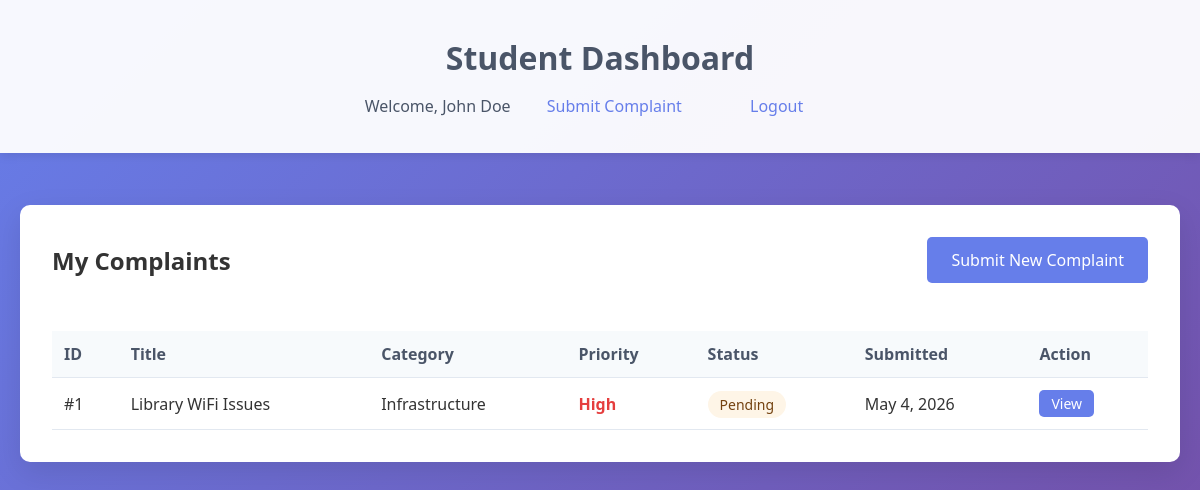
Screenshot of /student_dashboard.php (signed in) with the database file from the repository.
### tables this page shows
CREATE TABLE IF NOT EXISTS complaints (
    id INT AUTO_INCREMENT PRIMARY KEY,
    student_id INT NOT NULL,
    title VARCHAR(200) NOT NULL,
    description TEXT NOT NULL,
    category VARCHAR(50) NOT NULL,
    priority ENUM('Low', 'Medium', 'High') DEFAULT 'Medium',
    status ENUM('Pending', 'In Progress', 'Resolved', 'Closed') DEFAULT 'Pending',
    created_at TIMESTAMP DEFAULT CURRENT_TIMESTAMP,
    updated_at TIMESTAMP DEFAULT CURRENT_TIMESTAMP ON UPDATE CURRENT_TIMESTAMP,
    FOREIGN KEY (student_id) REFERENCES students(id) ON DELETE CASCADE
);

### student_dashboard.php (the view, shortened to what this page needs)
<?php
require_once 'config/database.php';
$stmt = $conn->prepare("
    SELECT c.*, s.name as student_name, s.student_id
    FROM complaints c
    JOIN students s ON c.student_id = s.id
    WHERE c.student_id = ?
    ORDER BY c.created_at DESC
");
$stmt->execute([$_SESSION['student_id']]);
$complaints = $stmt->fetchAll(PDO::FETCH_ASSOC);
?>
<!DOCTYPE html>
<html lang="en">
<head>
    <link rel="stylesheet" href="css/style.css">
</head>
<body>
    <div class="header">
        <div class="container">
            <h1>Student Dashboard</h1>
            <div class="nav">
                <span style="color: #4a5568;">Welcome, <?php echo htmlspecialchars($_SESSION['student_name']); ?></span>
                <a href="submit_complaint.php">Submit Complaint</a>
                <a href="logout.php">Logout</a>
            </div>
        </div>
    </div>
    <div class="container">
        <div class="card">
            <div style="display: flex; justify-content: space-between; align-items: center; margin-bottom: 2rem;">
                <h2>My Complaints</h2>
                <a href="submit_complaint.php" class="btn btn-primary">Submit New Complaint</a>
            </div>
            <?php if (empty($complaints)): ?>
                <div style="text-align: center; padding: 2rem; color: #718096;">
                    <p>You haven't submitted any complaints yet.</p>
                    <a href="submit_complaint.php" class="btn btn-primary" style="margin-top: 1rem;">Submit Your First Complaint</a>
                </div>
            <?php else: ?>
                <div style="overflow-x: auto;">
                    <table class="table">
                        <thead>
                            <tr>
                                <th>ID</th>
                                <th>Title</th>
                                <th>Category</th>
                                <th>Priority</th>
                                <th>Status</th>
                                <th>Submitted</th>
                                <th>Action</th>
                            </tr>
                        </thead>
                        <tbody>
                            <?php foreach ($complaints as $complaint): ?>
                                <tr>
                                    <td>#<?php echo $complaint['id']; ?></td>
                                    <td><?php echo htmlspecialchars($complaint['title']); ?></td>
                                    <td><?php echo htmlspecialchars($complaint['category']); ?></td>
                                    <td>
                                        <span class="priority-<?php echo strtolower($complaint['priority']); ?>">
                                            <?php echo $complaint['priority']; ?>
                                        </span>
                                    </td>
                                    <td>
                                        <span class="status-badge status-<?php echo strtolower(str_replace(' ', '', $complaint['status'])); ?>">
                                            <?php echo $complaint['status']; ?>
                                        </span>
                                    </td>
                                    <td><?php echo date('M j, Y', strtotime($complaint['created_at'])); ?></td>
                                    <td>
                                        <a href="view_complaint.php?id=<?php echo $complaint['id']; ?>" class="btn btn-primary" style="padding: 0.25rem 0.75rem; font-size: 0.875rem;">View</a>
                                    </td>
                                </tr>
                            <?php endforeach; ?>
                        </tbody>
                    </table>
                </div>
            <?php endif; ?>
        </div>
    </div>
</body>
</html>

### css/style.css (style rules this page uses)
* { margin: 0; padding: 0; box-sizing: border-box; }
body { font-family: 'Segoe UI', Tahoma, Geneva, Verdana, sans-serif; background: linear-gradient(135deg, #667eea 0%, #764ba2 100%); min-height: 100vh; color: #333; }
.container { max-width: 1200px; margin: 0 auto; padding: 20px; }
.header { background: rgba(255, 255, 255, 0.95); padding: 1rem 0; box-shadow: 0 2px 10px rgba(0, 0, 0, 0.1); margin-bottom: 2rem; }
.header h1 { text-align: center; color: #4a5568; font-size: 2rem; font-weight: 600; }
.nav { text-align: center; margin-top: 1rem; }
.nav a { color: #667eea; text-decoration: none; margin: 0 1rem; padding: 0.5rem 1rem; border-radius: 5px; transition: all 0.3s ease; }
.card { background: white; border-radius: 10px; padding: 2rem; box-shadow: 0 10px 30px rgba(0, 0, 0, 0.1); margin-bottom: 2rem; }
.btn { padding: 0.75rem 1.5rem; border: none; border-radius: 5px; font-size: 1rem; cursor: pointer; transition: all 0.3s ease; text-decoration: none; display: inline-block; text-align: center; }
.btn-primary { background: #667eea; color: white; }
.table { width: 100%; border-collapse: collapse; margin-top: 1rem; }
.table th, .table td { padding: 0.75rem; text-align: left; border-bottom: 1px solid #e2e8f0; }
.table th { background: #f7fafc; font-weight: 600; color: #4a5568; }
.status-badge { padding: 0.25rem 0.75rem; border-radius: 20px; font-size: 0.875rem; font-weight: 500; }
.status-pending { background: #fef5e7; color: #744210; }
.priority-high { color: #e53e3e; font-weight: 600; }

### rows the page displays
complaints: id "1", title "Library WiFi Issues", category "Infrastructure", priority "High", status "Pending", created_at "May 4, 2026"

### other values shown
$_SESSION['student_name'] "John Doe"
